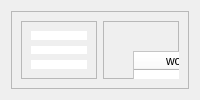
               <widget class="QWidget" name="page4">
                <layout class="QGridLayout" name="gridLayout_10">
                 <item row="0" column="0">
                  <widget class="QFrame" name="frame_24">
                   <property name="frameShape">
                    <enum>QFrame::StyledPanel</enum>
                   </property>
                   <property name="frameShadow">
                    <enum>QFrame::Raised</enum>
                   </property>
                   <layout class="QHBoxLayout" name="horizontalLayout_4">
                    <item>
                     <widget class="QFrame" name="frame_25">
                      <property name="frameShape">
                       <enum>QFrame::StyledPanel</enum>
                      </property>
                      <property name="frameShadow">
                       <enum>QFrame::Raised</enum>
                      </property>
                      <layout class="QVBoxLayout" name="verticalLayout_12">
                       <item>
                        <widget class="QFrame" name="frame_27">
                         <property name="frameShape">
                          <enum>QFrame::StyledPanel</enum>
                         </property>
                         <property name="frameShadow">
                          <enum>QFrame::Raised</enum>
                         </property>
                         <widget class="QLabel" name="label_33">
                          <property name="geometry">
                           <rect>
                            <x>-30</x>
                            <y>0</y>
                            <width>531</width>
                            <height>171</height>
                           </rect>
                          </property>
                          <property name="styleSheet">
                           <string notr="true">background-color:white
</string>
                          </property>
                          <property name="text">
                           <string>TextLabel</string>
                          </property>
                         </widget>
                         <widget class="QLabel" name="label_36">
                          <property name="geometry">
                           <rect>
                            <x>30</x>
                            <y>40</y>
                            <width>91</width>
                            <height>81</height>
                           </rect>
                          </property>
                          <property name="text">
                           <string/>
                          </property>
                         </widget>
                         <widget class="QLabel" name="label_39">
                          <property name="geometry">
                           <rect>
                            <x>190</x>
                            <y>40</y>
                            <width>251</width>
                            <height>81</height>
                           </rect>
                          </property>
                          <property name="text">
                           <string/>
                          </property>
                         </widget>
                        </widget>
                       </item>
                       <item>
                        <widget class="QFrame" name="frame_28">
                         <property name="frameShape">
                          <enum>QFrame::StyledPanel</enum>
                         </property>
                         <property name="frameShadow">
                          <enum>QFrame::Raised</enum>
                         </property>
                         <widget class="QLabel" name="label_34">
                          <property name="geometry">
                           <rect>
                            <x>-20</x>
                            <y>-30</y>
                            <width>511</width>
                            <height>201</height>
                           </rect>
                          </property>
                          <property name="styleSheet">
                           <string notr="true">background-color:white</string>
                          </property>
                          <property name="text">
                           <string/>
                          </property>
                         </widget>
                         <widget class="QLabel" name="label_37">
                          <property name="geometry">
                           <rect>
                            <x>30</x>
                            <y>30</y>
                            <width>91</width>
                            <height>81</height>
                           </rect>
                          </property>
                          <property name="text">
                           <string/>
                          </property>
                         </widget>
                         <widget class="QLabel" name="label_40">
                          <property name="geometry">
                           <rect>
                            <x>190</x>
                            <y>30</y>
                            <width>251</width>
                            <height>81</height>
                           </rect>
                          </property>
                          <property name="text">
                           <string/>
                          </property>
                         </widget>
                        </widget>
                       </item>
                       <item>
                        <widget class="QFrame" name="frame_29">
                         <property name="frameShape">
                          <enum>QFrame::StyledPanel</enum>
                         </property>
                         <property name="frameShadow">
                          <enum>QFrame::Raised</enum>
                         </property>
                         <widget class="QLabel" name="label_35">
                          <property name="geometry">
                           <rect>
                            <x>-20</x>
                            <y>-30</y>
                            <width>511</width>
                            <height>201</height>
                           </rect>
                          </property>
                          <property name="styleSheet">
                           <string notr="true">background-color:white</string>
                          </property>
                          <property name="text">
                           <string/>
                          </property>
                         </widget>
                         <widget class="QLabel" name="label_38">
                          <property name="geometry">
                           <rect>
                            <x>30</x>
                            <y>30</y>
                            <width>91</width>
                            <height>81</height>
                           </rect>
                          </property>
                          <property name="text">
                           <string/>
                          </property>
                         </widget>
                         <widget class="QLabel" name="label_41">
                          <property name="geometry">
                           <rect>
                            <x>190</x>
                            <y>30</y>
                            <width>251</width>
                            <height>81</height>
                           </rect>
                          </property>
                          <property name="text">
                           <string/>
                          </property>
                         </widget>
                        </widget>
                       </item>
                      </layout>
                     </widget>
                    </item>
                    <item>
                     <widget class="QFrame" name="frame_26">
                      <property name="frameShape">
                       <enum>QFrame::StyledPanel</enum>
                      </property>
                      <property name="frameShadow">
                       <enum>QFrame::Raised</enum>
                      </property>
                      <widget class="QTableWidget" name="tableWidget_2">
                       <property name="geometry">
                        <rect>
                         <x>30</x>
                         <y>30</y>
                         <width>441</width>
                         <height>431</height>
                        </rect>
                       </property>
                       <property name="styleSheet">
                        <string notr="true">background-color:white;
color:black;</string>
                       </property>
                       <column>
                        <property name="text">
                         <string>worker</string>
                        </property>
                       </column>
                       <column>
                        <property name="text">
                         <string>work time</string>
                        </property>
                       </column>
                      </widget>
                     </widget>
                    </item>
                   </layout>
                  </widget>
                 </item>
                </layout>
               </widget>
